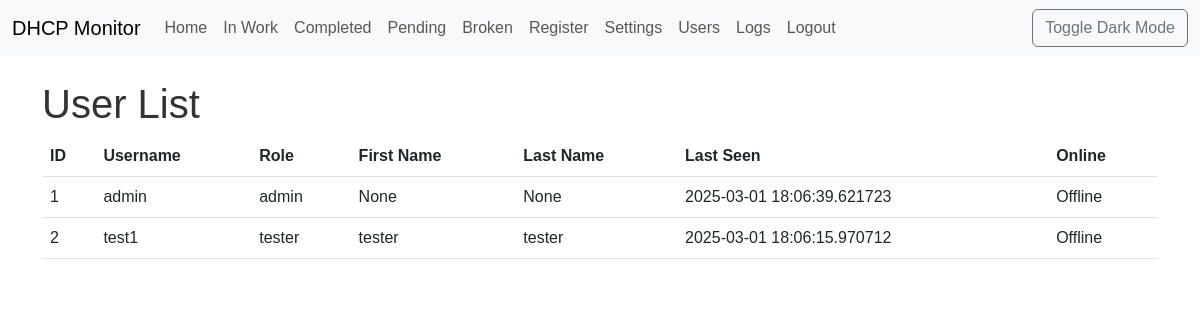
The page /users (signed in) on the database as committed earlier.
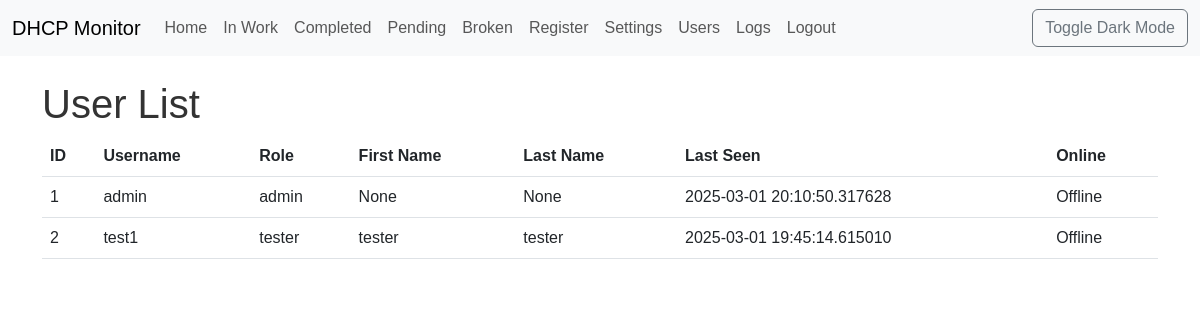
The same page on the database as committed later.
### app/models.py (models this page shows, shortened)
class User(UserMixin, db.Model):
    __tablename__ = 'users'
    id = db.Column(db.Integer, primary_key=True)
    username = db.Column(db.String(64), unique=True, index=True, nullable=False)
    password_hash = db.Column(db.String(128), nullable=False)
    role = db.Column(db.String(64), nullable=False, default='tester')  # 'admin', 'tester'
    first_name = db.Column(db.String(64))
    last_name = db.Column(db.String(64))
    last_seen = db.Column(db.DateTime, default=datetime.utcnow)
    leases = db.relationship('Lease', backref='taken_user', lazy='dynamic', foreign_keys='Lease.taken_by_id')
    groups = db.relationship('Group', secondary=user_groups, lazy='subquery',
                            backref=db.backref('users', lazy=True)) # Связь с группами
    journal_entries = db.relationship('Journal', back_populates='user', lazy='dynamic')
    def is_online(self):
        if self.last_seen is None:
            return False
        return self.last_seen > datetime.utcnow() - timedelta(minutes=5)

### app/users.py (the view)
@users.route('/users')
@login_required
def user_list():
    if current_user.role != 'admin':
        flash('You do not have permission to access this page.', 'danger')
        return redirect(url_for('main.index'))
    users = User.query.all()
    return render_template('users/user_list.html', users=users)

### app/models.py (called while the page is built)
@login_manager.user_loader
def load_user(user_id):
    return User.query.get(int(user_id))

### app/templates/users/user_list.html
{% extends "base.html" %}
{% block content %}
    <h1>User List</h1>
    <table class="table">
        <thead>
            <tr>
                <th>ID</th>
                <th>Username</th>
                <th>Role</th>
                <th>First Name</th>
                <th>Last Name</th>
                <th>Last Seen</th>
                <th>Online</th>
            </tr>
        </thead>
        <tbody>
            {% for user in users %}
                <tr>
                    <td>{{ user.id }}</td>
                    <td>{{ user.username }}</td>
                    <td>{{ user.role }}</td>
                    <td>{{ user.first_name }}</td>
                    <td>{{ user.last_name }}</td>
                    <td>{{ user.last_seen }}</td>
                     <td>{{ "Online" if user.is_online() else "Offline" }}</td>
                </tr>
            {% endfor %}
        </tbody>
    </table>
{% endblock %}

Rows that differ between the two databases and show on the page:
changed User "admin": last_seen "2025-03-01 18:06:39.621723" → "2025-03-01 20:10:50.317628"
changed User "test1": last_seen "2025-03-01 18:06:15.970712" → "2025-03-01 19:45:14.615010"
